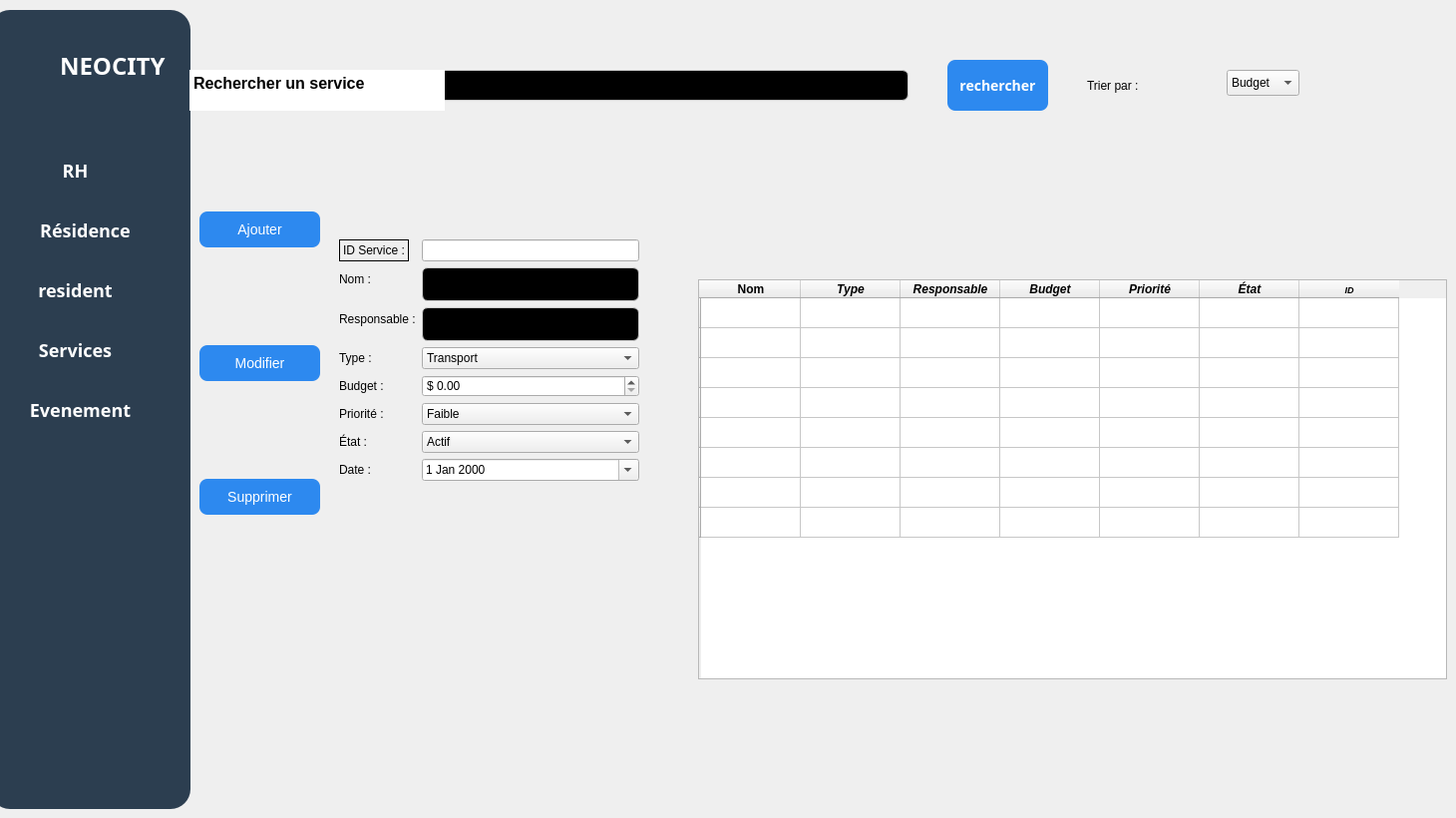
    <widget class="QWidget" name="page_6">
     <widget class="QFrame" name="frame_9">
      <property name="geometry">
       <rect>
        <x>-10</x>
        <y>10</y>
        <width>201</width>
        <height>801</height>
       </rect>
      </property>
      <property name="styleSheet">
       <string notr="true">QFrame {
 border-radius: 20px;
background-color : #2C3E50;
}</string>
      </property>
      <property name="frameShape">
       <enum>QFrame::Shape::StyledPanel</enum>
      </property>
      <property name="frameShadow">
       <enum>QFrame::Shadow::Raised</enum>
      </property>
      <widget class="QLabel" name="label_64">
       <property name="geometry">
        <rect>
         <x>70</x>
         <y>40</y>
         <width>121</width>
         <height>31</height>
        </rect>
       </property>
       <property name="font">
        <font>
         <family>Bahnschrift</family>
         <pointsize>18</pointsize>
         <bold>true</bold>
        </font>
       </property>
       <property name="styleSheet">
        <string notr="true">color: rgb(255, 255, 255);</string>
       </property>
       <property name="text">
        <string>NEOCITY</string>
       </property>
      </widget>
      <widget class="QPushButton" name="RH_6">
       <property name="geometry">
        <rect>
         <x>20</x>
         <y>130</y>
         <width>131</width>
         <height>61</height>
        </rect>
       </property>
       <property name="font">
        <font>
         <family>Bahnschrift</family>
         <pointsize>-1</pointsize>
         <bold>true</bold>
        </font>
       </property>
       <property name="styleSheet">
        <string notr="true">QPushButton {
    background-color: #2C3E50;
    color: white;
    border-radius: 8px;
    padding: 10px;
    font-size: 18px;
}
QPushButton:hover {
    background-color: #1E5BB8;
}
QPushButton:pressed {
    background-color: #FFFFFF;
}</string>
       </property>
       <property name="text">
        <string>RH</string>
       </property>
      </widget>
      <widget class="QPushButton" name="residence_7">
       <property name="geometry">
        <rect>
         <x>10</x>
         <y>190</y>
         <width>171</width>
         <height>61</height>
        </rect>
       </property>
       <property name="font">
        <font>
         <family>Bahnschrift</family>
         <pointsize>-1</pointsize>
         <bold>true</bold>
        </font>
       </property>
       <property name="styleSheet">
        <string notr="true">QPushButton {
    background-color: #2C3E50;
    color: white;
    border-radius: 8px;
    padding: 10px;
    font-size: 18px;
}
QPushButton:hover {
    background-color: #1E5BB8;
}
QPushButton:pressed {
    background-color: #FFFFFF;
}</string>
       </property>
       <property name="text">
        <string>Résidence</string>
       </property>
      </widget>
      <widget class="QPushButton" name="resident_8">
       <property name="geometry">
        <rect>
         <x>0</x>
         <y>250</y>
         <width>171</width>
         <height>61</height>
        </rect>
       </property>
       <property name="font">
        <font>
         <family>Bahnschrift</family>
         <pointsize>-1</pointsize>
         <bold>true</bold>
        </font>
       </property>
       <property name="styleSheet">
        <string notr="true">QPushButton {
    background-color: #2C3E50;
    color: white;
    border-radius: 8px;
    padding: 10px;
    font-size: 18px;
}
QPushButton:hover {
    background-color: #1E5BB8;
}
QPushButton:pressed {
    background-color: #FFFFFF;
}</string>
       </property>
       <property name="text">
        <string>resident</string>
       </property>
      </widget>
      <widget class="QPushButton" name="Evenements_8">
       <property name="geometry">
        <rect>
         <x>0</x>
         <y>370</y>
         <width>181</width>
         <height>61</height>
        </rect>
       </property>
       <property name="font">
        <font>
         <family>Bahnschrift</family>
         <pointsize>-1</pointsize>
         <bold>true</bold>
        </font>
       </property>
       <property name="styleSheet">
        <string notr="true">QPushButton {
    background-color: #2C3E50;
    color: white;
    border-radius: 8px;
    padding: 10px;
    font-size: 18px;
}
QPushButton:hover {
    background-color: #1E5BB8;
}
QPushButton:pressed {
    background-color: #FFFFFF;
}</string>
       </property>
       <property name="text">
        <string>Evenement</string>
       </property>
      </widget>
      <widget class="QPushButton" name="pushButton_29">
       <property name="geometry">
        <rect>
         <x>0</x>
         <y>310</y>
         <width>171</width>
         <height>61</height>
        </rect>
       </property>
       <property name="font">
        <font>
         <family>Bahnschrift</family>
         <pointsize>-1</pointsize>
         <bold>true</bold>
        </font>
       </property>
       <property name="styleSheet">
        <string notr="true">QPushButton {
    background-color: #2C3E50;
    color: white;
    border-radius: 8px;
    padding: 10px;
    font-size: 18px;
}
QPushButton:hover {
    background-color: #1E5BB8;
}
QPushButton:pressed {
    background-color: #FFFFFF;
}</string>
       </property>
       <property name="text">
        <string>Services</string>
       </property>
      </widget>
      <widget class="QLabel" name="label_65">
       <property name="geometry">
        <rect>
         <x>10</x>
         <y>30</y>
         <width>51</width>
         <height>51</height>
        </rect>
       </property>
       <property name="text">
        <string/>
       </property>
       <property name="textFormat">
        <enum>Qt::TextFormat::MarkdownText</enum>
       </property>
       <property name="pixmap">
        <pixmap resource="img.qrc">:/cropped_circle_image.png</pixmap>
       </property>
       <property name="scaledContents">
        <bool>true</bool>
       </property>
       <property name="wordWrap">
        <bool>false</bool>
       </property>
       <property name="openExternalLinks">
        <bool>false</bool>
       </property>
       <property name="textInteractionFlags">
        <set>Qt::TextInteractionFlag::NoTextInteraction</set>
       </property>
      </widget>
     </widget>
     <widget class="QLineEdit" name="Recherche_Nom">
      <property name="geometry">
       <rect>
        <x>420</x>
        <y>70</y>
        <width>491</width>
        <height>31</height>
       </rect>
      </property>
      <property name="toolTip">
       <string>&lt;html&gt;&lt;head/&gt;&lt;body&gt;&lt;p align=&quot;center&quot;&gt;recherche un employée&lt;/p&gt;&lt;/body&gt;&lt;/html&gt;</string>
      </property>
      <property name="styleSheet">
       <string notr="true">QLineEdit {
	background-color: rgb(0, 0, 0);
    border: 1px solid #ccc;
    border-radius: 6px;
    padding: 8px;
    font-size: 12px;
}
QLineEdit:focus {
    border: 1px solid #2D89EF;
    background-color: #FFFFFF;
}</string>
      </property>
      <property name="text">
       <string/>
      </property>
     </widget>
     <widget class="QLabel" name="label_sort">
      <property name="geometry">
       <rect>
        <x>1090</x>
        <y>-70</y>
        <width>62</width>
        <height>312</height>
       </rect>
      </property>
      <property name="text">
       <string>Trier par :</string>
      </property>
     </widget>
     <widget class="QPushButton" name="rechercher_Service">
      <property name="geometry">
       <rect>
        <x>950</x>
        <y>60</y>
        <width>101</width>
        <height>51</height>
       </rect>
      </property>
      <property name="font">
       <font>
        <family>Bahnschrift</family>
        <pointsize>-1</pointsize>
        <bold>true</bold>
       </font>
      </property>
      <property name="styleSheet">
       <string notr="true">QPushButton {
    background-color: #2D89EF;
    color: white;
    border-radius: 8px;
    padding: 10px;
    font-size: 14px;
}
QPushButton:hover {
    background-color: #1E5BB8;
}
QPushButton:pressed {
    background-color: #FFFFFF;
}</string>
      </property>
      <property name="text">
       <string>rechercher</string>
      </property>
     </widget>
     <widget class="QTextBrowser" name="textBrowser_4">
      <property name="geometry">
       <rect>
        <x>190</x>
        <y>70</y>
        <width>256</width>
        <height>41</height>
       </rect>
      </property>
      <property name="frameShape">
       <enum>QFrame::Shape::NoFrame</enum>
      </property>
      <property name="html">
       <string>&lt;!DOCTYPE HTML PUBLIC &quot;-//W3C//DTD HTML 4.0//EN&quot; &quot;http://www.w3.org/TR/REC-html40/strict.dtd&quot;&gt;
&lt;html&gt;&lt;head&gt;&lt;meta name=&quot;qrichtext&quot; content=&quot;1&quot; /&gt;&lt;meta charset=&quot;utf-8&quot; /&gt;&lt;style type=&quot;text/css&quot;&gt;
p, li { white-space: pre-wrap; }
hr { height: 1px; border-width: 0; }
li.unchecked::marker { content: &quot;\2610&quot;; }
li.checked::marker { content: &quot;\2612&quot;; }
&lt;/style&gt;&lt;/head&gt;&lt;body style=&quot; font-family:'Segoe UI'; font-size:9pt; font-weight:400; font-style:normal;&quot;&gt;
&lt;p style=&quot; margin-top:0px; margin-bottom:0px; margin-left:0px; margin-right:0px; -qt-block-indent:0; text-indent:0px;&quot;&gt;&lt;span style=&quot; font-size:12pt; font-weight:700;&quot;&gt;Rechercher un service&lt;/span&gt;&lt;/p&gt;&lt;/body&gt;&lt;/html&gt;</string>
      </property>
     </widget>
     <widget class="QWidget" name="layoutWidget">
      <property name="geometry">
       <rect>
        <x>200</x>
        <y>120</y>
        <width>121</width>
        <height>491</height>
       </rect>
      </property>
      <layout class="QVBoxLayout" name="verticalLayoutButtons">
       <item>
        <widget class="QPushButton" name="Ajouter_Service">
         <property name="styleSheet">
          <string notr="true">QPushButton {
    background-color: #2D89EF;
    color: white;
    border-radius: 8px;
    padding: 10px;
    font-size: 14px;
}
QPushButton:hover {
    background-color: #1E5BB8;
}
QPushButton:pressed {
    background-color: #FFFFFF;
}</string>
         </property>
         <property name="text">
          <string>Ajouter</string>
         </property>
        </widget>
       </item>
       <item>
        <widget class="QPushButton" name="Modifier_Service">
         <property name="styleSheet">
          <string notr="true">QPushButton {
    background-color: #2D89EF;
    color: white;
    border-radius: 8px;
    padding: 10px;
    font-size: 14px;
}
QPushButton:hover {
    background-color: #1E5BB8;
}
QPushButton:pressed {
    background-color: #FFFFFF;
}</string>
         </property>
         <property name="text">
          <string>Modifier</string>
         </property>
        </widget>
       </item>
       <item>
        <widget class="QPushButton" name="Supprimer_Service">
         <property name="styleSheet">
          <string notr="true">QPushButton {
    background-color: #2D89EF;
    color: white;
    border-radius: 8px;
    padding: 10px;
    font-size: 14px;
}
QPushButton:hover {
    background-color: #1E5BB8;
}
QPushButton:pressed {
    background-color: #FFFFFF;
}</string>
         </property>
         <property name="text">
          <string>Supprimer</string>
         </property>
        </widget>
       </item>
      </layout>
     </widget>
     <widget class="QWidget" name="layoutWidget_2">
      <property name="geometry">
       <rect>
        <x>340</x>
        <y>240</y>
        <width>301</width>
        <height>511</height>
       </rect>
      </property>
      <layout class="QFormLayout" name="formLayout">
       <item row="1" column="0">
        <widget class="QLabel" name="label_name">
         <property name="text">
          <string>Nom :</string>
         </property>
        </widget>
       </item>
       <item row="1" column="1">
        <widget class="QLineEdit" name="Nom_Service">
         <property name="styleSheet">
          <string notr="true">QLineEdit {
	background-color: rgb(0, 0, 0);
    border: 1px solid #ccc;
    border-radius: 6px;
    padding: 8px;
    font-size: 12px;
}
QLineEdit:focus {
    border: 1px solid #2D89EF;
    background-color: #FFFFFF;
}
</string>
         </property>
        </widget>
       </item>
       <item row="4" column="1">
        <widget class="QComboBox" name="Type_Service">
         <property name="styleSheet">
          <string notr="true">QLineEdit {
	background-color: rgb(0, 0, 0);
    border: 1px solid #ccc;
    border-radius: 6px;
    padding: 8px;
    font-size: 12px;
}
QLineEdit:focus {
    border: 1px solid #2D89EF;
    background-color: #FFFFFF;
}</string>
         </property>
         <item>
          <property name="text">
           <string>Transport</string>
          </property>
         </item>
         <item>
          <property name="text">
           <string>Propreté</string>
          </property>
         </item>
         <item>
          <property name="text">
           <string>Éclairage</string>
          </property>
         </item>
         <item>
          <property name="text">
           <string>Eau</string>
          </property>
         </item>
         <item>
          <property name="text">
           <string>Santé</string>
          </property>
         </item>
         <item>
          <property name="text">
           <string>Sécurité</string>
          </property>
         </item>
        </widget>
       </item>
       <item row="4" column="0">
        <widget class="QLabel" name="label_type">
         <property name="text">
          <string>Type :</string>
         </property>
        </widget>
       </item>
       <item row="5" column="0">
        <widget class="QLabel" name="label_budget">
         <property name="text">
          <string>Budget :</string>
         </property>
        </widget>
       </item>
       <item row="5" column="1">
        <widget class="QDoubleSpinBox" name="spin_budget">
         <property name="styleSheet">
          <string notr="true">QLineEdit {
	background-color: rgb(0, 0, 0);
    border: 1px solid #ccc;
    border-radius: 6px;
    padding: 8px;
    font-size: 12px;
}
QLineEdit:focus {
    border: 1px solid #2D89EF;
    background-color: #FFFFFF;
}</string>
         </property>
         <property name="prefix">
          <string>$ </string>
         </property>
         <property name="maximum">
          <double>100000000.000000000000000</double>
         </property>
        </widget>
       </item>
       <item row="7" column="1">
        <widget class="QComboBox" name="combo_state">
         <property name="styleSheet">
          <string notr="true">QPushButton {
    background-color: #2D89EF;
    color: white;
    border-radius: 8px;
    padding: 10px;
    font-size: 14px;
}
QPushButton:hover {
    background-color: #1E5BB8;
}
QPushButton:pressed {
    background-color: #FFFFFF;
}</string>
         </property>
         <item>
          <property name="text">
           <string>Actif</string>
          </property>
         </item>
         <item>
          <property name="text">
           <string>En attente</string>
          </property>
         </item>
         <item>
          <property name="text">
           <string>Suspendu</string>
          </property>
         </item>
        </widget>
       </item>
       <item row="8" column="1">
        <widget class="QDateEdit" name="dateEdit_date">
         <property name="styleSheet">
          <string notr="true">QPushButton {
    background-color: #2D89EF;
    color: white;
    border-radius: 8px;
    padding: 10px;
    font-size: 14px;
}
QPushButton:hover {
    background-color: #1E5BB8;
}
QPushButton:pressed {
    background-color: #FFFFFF;
}</string>
         </property>
         <property name="calendarPopup">
          <bool>true</bool>
         </property>
        </widget>
       </item>
       <item row="6" column="0">
        <widget class="QLabel" name="label_priority">
         <property name="text">
          <string>Priorité :</string>
         </property>
        </widget>
       </item>
       <item row="7" column="0">
        <widget class="QLabel" name="label_state">
         <property name="text">
          <string>État :</string>
         </property>
        </widget>
       </item>
       <item row="8" column="0">
        <widget class="QLabel" name="label_date">
         <property name="text">
          <string>Date :</string>
         </property>
        </widget>
       </item>
       <item row="2" column="1">
        <widget class="QLineEdit" name="Responsable_Service">
         <property name="styleSheet">
          <string notr="true">QLineEdit {
	background-color: rgb(0, 0, 0);
    border: 1px solid #ccc;
    border-radius: 6px;
    padding: 8px;
    font-size: 12px;
}
QLineEdit:focus {
    border: 1px solid #2D89EF;
    background-color: #FFFFFF;
}</string>
         </property>
        </widget>
       </item>
       <item row="2" column="0">
        <widget class="QLabel" name="label_resp">
         <property name="text">
          <string>Responsable :</string>
         </property>
        </widget>
       </item>
       <item row="6" column="1">
        <widget class="QComboBox" name="combo_priority">
         <property name="styleSheet">
          <string notr="true">QPushButton {
    background-color: #2D89EF;
    color: white;
    border-radius: 8px;
    padding: 10px;
    font-size: 14px;
}
QPushButton:hover {
    background-color: #1E5BB8;
}
QPushButton:pressed {
    background-color: #FFFFFF;
}</string>
         </property>
         <item>
          <property name="text">
           <string>Faible</string>
          </property>
         </item>
         <item>
          <property name="text">
           <string>Moyen</string>
          </property>
         </item>
         <item>
          <property name="text">
           <string>Élevé</string>
          </property>
         </item>
        </widget>
       </item>
       <item row="0" column="0">
        <widget class="QLabel" name="label_id">
         <property name="frameShape">
          <enum>QFrame::Shape::Box</enum>
         </property>
         <property name="text">
          <string>ID Service :</string>
         </property>
        </widget>
       </item>
       <item row="0" column="1">
        <widget class="QLineEdit" name="ID_Service"/>
       </item>
      </layout>
     </widget>
     <widget class="QTableWidget" name="tableServices">
      <property name="geometry">
       <rect>
        <x>700</x>
        <y>280</y>
        <width>751</width>
        <height>401</height>
       </rect>
      </property>
      <property name="minimumSize">
       <size>
        <width>220</width>
        <height>50</height>
       </size>
      </property>
      <property name="autoFillBackground">
       <bool>true</bool>
      </property>
      <property name="styleSheet">
       <string notr="true"/>
      </property>
      <property name="rowCount">
       <number>8</number>
      </property>
      <property name="columnCount">
       <number>7</number>
      </property>
      <row>
       <property name="text">
        <string/>
       </property>
      </row>
      <row>
       <property name="text">
        <string/>
       </property>
      </row>
      <row>
       <property name="text">
        <string/>
       </property>
      </row>
      <row>
       <property name="text">
        <string/>
       </property>
      </row>
      <row>
       <property name="text">
        <string/>
       </property>
      </row>
      <row>
       <property name="text">
        <string/>
       </property>
      </row>
      <row>
       <property name="text">
        <string/>
       </property>
      </row>
      <row>
       <property name="text">
        <string/>
       </property>
      </row>
      <column>
       <property name="text">
        <string>Nom</string>
       </property>
       <property name="font">
        <font>
         <bold>true</bold>
        </font>
       </property>
       <property name="background">
        <color alpha="114">
         <red>255</red>
         <green>255</green>
         <blue>255</blue>
        </color>
       </property>
      </column>
      <column>
       <property name="text">
        <string>Type</string>
       </property>
       <property name="font">
        <font>
         <italic>true</italic>
         <bold>true</bold>
        </font>
       </property>
       <property name="background">
        <color alpha="114">
         <red>255</red>
         <green>255</green>
         <blue>255</blue>
        </color>
       </property>
      </column>
      <column>
       <property name="text">
        <string>Responsable</string>
       </property>
       <property name="font">
        <font>
         <italic>true</italic>
         <bold>true</bold>
        </font>
       </property>
       <property name="background">
        <color alpha="114">
         <red>255</red>
         <green>255</green>
         <blue>255</blue>
        </color>
       </property>
      </column>
      <column>
       <property name="text">
        <string>Budget</string>
       </property>
       <property name="font">
        <font>
         <italic>true</italic>
         <bold>true</bold>
        </font>
       </property>
       <property name="background">
        <color alpha="114">
         <red>255</red>
         <green>255</green>
         <blue>255</blue>
        </color>
       </property>
      </column>
      <column>
       <property name="text">
        <string>Priorité</string>
       </property>
       <property name="font">
        <font>
         <italic>true</italic>
         <bold>true</bold>
        </font>
       </property>
       <property name="background">
        <color alpha="114">
         <red>255</red>
         <green>255</green>
         <blue>255</blue>
        </color>
       </property>
      </column>
      <column>
       <property name="text">
        <string>État</string>
       </property>
       <property name="font">
        <font>
         <italic>true</italic>
         <bold>true</bold>
        </font>
       </property>
       <property name="background">
        <color alpha="0">
         <red>255</red>
         <green>255</green>
         <blue>255</blue>
        </color>
       </property>
      </column>
      <column>
       <property name="text">
        <string>ID</string>
       </property>
       <property name="font">
        <font>
         <pointsize>7</pointsize>
         <italic>true</italic>
         <bold>true</bold>
         <underline>false</underline>
        </font>
       </property>
       <property name="background">
        <color>
         <red>255</red>
         <green>255</green>
         <blue>255</blue>
        </color>
       </property>
      </column>
     </widget>
     <widget class="QComboBox" name="combo_sort">
      <property name="geometry">
       <rect>
        <x>1230</x>
        <y>70</y>
        <width>73</width>
        <height>26</height>
       </rect>
      </property>
      <property name="styleSheet">
       <string notr="true">QLineEdit {
	background-color: rgb(0, 0, 0);
    border: 1px solid #ccc;
    border-radius: 6px;
    padding: 8px;
    font-size: 12px;
}
QLineEdit:focus {
    border: 1px solid #2D89EF;
    background-color: #FFFFFF;
}</string>
      </property>
      <item>
       <property name="text">
        <string>Budget</string>
       </property>
      </item>
      <item>
       <property name="text">
        <string>Priorité</string>
       </property>
      </item>
      <item>
       <property name="text">
        <string>État</string>
       </property>
      </item>
     </widget>
    </widget>
